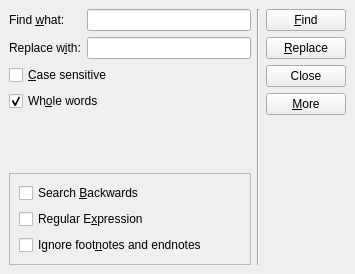
<ui version="4.0" >
 <author></author>
 <comment></comment>
 <exportmacro></exportmacro>
 <class>FindAndReplaceDlg</class>
 <widget class="QDialog" name="FindAndReplaceDlg" >
  <property name="geometry" >
   <rect>
    <x>0</x>
    <y>0</y>
    <width>355</width>
    <height>274</height>
   </rect>
  </property>
  <property name="windowTitle" >
   <string>Find and Replace</string>
  </property>
  <layout class="QHBoxLayout" >
   <property name="margin" >
    <number>9</number>
   </property>
   <property name="spacing" >
    <number>6</number>
   </property>
   <item>
    <layout class="QVBoxLayout" >
     <property name="margin" >
      <number>0</number>
     </property>
     <property name="spacing" >
      <number>6</number>
     </property>
     <item>
      <layout class="QGridLayout" >
       <property name="margin" >
        <number>0</number>
       </property>
       <property name="spacing" >
        <number>6</number>
       </property>
       <item row="1" column="1" >
        <widget class="QLineEdit" name="replaceLineEdit" />
       </item>
       <item row="0" column="1" >
        <widget class="QLineEdit" name="findLineEdit" />
       </item>
       <item row="1" column="0" >
        <widget class="QLabel" name="label_2" >
         <property name="text" >
          <string>Replace w&amp;ith:</string>
         </property>
         <property name="buddy" >
          <cstring>replaceLineEdit</cstring>
         </property>
        </widget>
       </item>
       <item row="0" column="0" >
        <widget class="QLabel" name="label" >
         <property name="text" >
          <string>Find &amp;what:</string>
         </property>
         <property name="buddy" >
          <cstring>findLineEdit</cstring>
         </property>
        </widget>
       </item>
      </layout>
     </item>
     <item>
      <layout class="QVBoxLayout" >
       <property name="margin" >
        <number>0</number>
       </property>
       <property name="spacing" >
        <number>6</number>
       </property>
       <item>
        <widget class="QCheckBox" name="caseCheckBox" >
         <property name="text" >
          <string>&amp;Case sensitive</string>
         </property>
        </widget>
       </item>
       <item>
        <widget class="QCheckBox" name="wholeCheckBox" >
         <property name="text" >
          <string>Wh&amp;ole words</string>
         </property>
         <property name="checked" >
          <bool>true</bool>
         </property>
        </widget>
       </item>
      </layout>
     </item>
     <item>
      <spacer>
       <property name="orientation" >
        <enum>Qt::Vertical</enum>
       </property>
       <property name="sizeHint" >
        <size>
         <width>231</width>
         <height>16</height>
        </size>
       </property>
      </spacer>
     </item>
     <item>
      <widget class="QFrame" name="moreFrame" >
       <property name="frameShape" >
        <enum>QFrame::StyledPanel</enum>
       </property>
       <property name="frameShadow" >
        <enum>QFrame::Raised</enum>
       </property>
       <layout class="QVBoxLayout" >
        <property name="margin" >
         <number>9</number>
        </property>
        <property name="spacing" >
         <number>6</number>
        </property>
        <item>
         <widget class="QCheckBox" name="backwardsCheckBox" >
          <property name="text" >
           <string>Search &amp;Backwards</string>
          </property>
         </widget>
        </item>
        <item>
         <widget class="QCheckBox" name="regexCheckBox" >
          <property name="text" >
           <string>Regular E&amp;xpression</string>
          </property>
         </widget>
        </item>
        <item>
         <widget class="QCheckBox" name="ignoreNotesCheckBox" >
          <property name="text" >
           <string>Ignore foot&amp;notes and endnotes</string>
          </property>
         </widget>
        </item>
       </layout>
      </widget>
     </item>
    </layout>
   </item>
   <item>
    <widget class="Line" name="line" >
     <property name="orientation" >
      <enum>Qt::Vertical</enum>
     </property>
    </widget>
   </item>
   <item>
    <layout class="QVBoxLayout" >
     <property name="margin" >
      <number>0</number>
     </property>
     <property name="spacing" >
      <number>6</number>
     </property>
     <item>
      <widget class="QPushButton" name="findButton" >
       <property name="focusPolicy" >
        <enum>Qt::NoFocus</enum>
       </property>
       <property name="text" >
        <string>&amp;Find</string>
       </property>
      </widget>
     </item>
     <item>
      <widget class="QPushButton" name="replaceButton" >
       <property name="focusPolicy" >
        <enum>Qt::NoFocus</enum>
       </property>
       <property name="text" >
        <string>&amp;Replace</string>
       </property>
      </widget>
     </item>
     <item>
      <widget class="QPushButton" name="closeButton" >
       <property name="focusPolicy" >
        <enum>Qt::NoFocus</enum>
       </property>
       <property name="text" >
        <string>Close</string>
       </property>
      </widget>
     </item>
     <item>
      <widget class="QPushButton" name="moreButton" >
       <property name="focusPolicy" >
        <enum>Qt::NoFocus</enum>
       </property>
       <property name="text" >
        <string>&amp;More</string>
       </property>
       <property name="checkable" >
        <bool>true</bool>
       </property>
      </widget>
     </item>
     <item>
      <spacer>
       <property name="orientation" >
        <enum>Qt::Vertical</enum>
       </property>
       <property name="sizeHint" >
        <size>
         <width>21</width>
         <height>16</height>
        </size>
       </property>
      </spacer>
     </item>
    </layout>
   </item>
  </layout>
 </widget>
 <pixmapfunction></pixmapfunction>
 <tabstops>
  <tabstop>findLineEdit</tabstop>
  <tabstop>replaceLineEdit</tabstop>
  <tabstop>caseCheckBox</tabstop>
  <tabstop>wholeCheckBox</tabstop>
  <tabstop>backwardsCheckBox</tabstop>
  <tabstop>regexCheckBox</tabstop>
  <tabstop>ignoreNotesCheckBox</tabstop>
 </tabstops>
 <resources/>
 <connections>
  <connection>
   <sender>closeButton</sender>
   <signal>clicked()</signal>
   <receiver>FindAndReplaceDlg</receiver>
   <slot>reject()</slot>
   <hints>
    <hint type="sourcelabel" >
     <x>344</x>
     <y>132</y>
    </hint>
    <hint type="destinationlabel" >
     <x>362</x>
     <y>170</y>
    </hint>
   </hints>
  </connection>
  <connection>
   <sender>moreButton</sender>
   <signal>toggled(bool)</signal>
   <receiver>moreFrame</receiver>
   <slot>setVisible(bool)</slot>
   <hints>
    <hint type="sourcelabel" >
     <x>291</x>
     <y>161</y>
    </hint>
    <hint type="destinationlabel" >
     <x>230</x>
     <y>175</y>
    </hint>
   </hints>
  </connection>
 </connections>
</ui>
